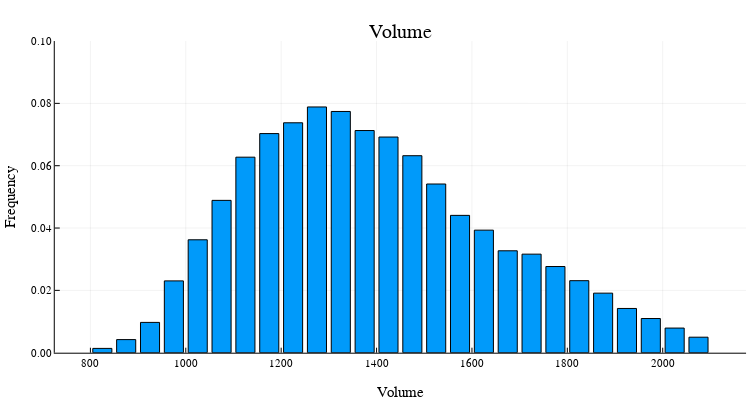

Notebook code for this chart:
### Markdown cell above
## Volumen de la trayectoria

### Code cell
bin_vol = collect(800:50:2100)
wgh_vol = fill(1.0, length(trj_vol))

# Histograma ponderado
Wbins_vol_4xcp, Whis_vol_4xcp = JUMD.WeightedHist(trj_vol, bin_vol, wgh_vol, true, false);

plt_his_vol = bar(Wbins_vol_4xcp, Whis_vol_4xcp,
    ylims = (0, .1),
    yaxis = "Frequency", xaxis = "Volume", title = "Volume",
    legend = false, size = (750, 400))

### Figure 1 — Plotly figure (JSON) as saved in the notebook; plotly's stock layout.template omitted (floating-point values rounded to 4 significant figures)
{"data": [{"fill": "tozeroy", "fillcolor": "rgba(0, 154, 250, 1.000)", "legendgroup": "y1", "line": {"color": "rgba(0, 0, 0, 1)", "dash": "solid", "width": 1}, "mode": "lines", "name": "y1", "showlegend": true, "type": "scatter", "x": [805, 805, 845, 845, 805, 805], "xaxis": "x", "y": [0.001379, 0, 0, 0.001379, 0.001379, 0.001379], "yaxis": "y"}, {"fill": "tozeroy", "fillcolor": "rgba(0, 154, 250, 1.000)", "legendgroup": "y1", "line": {"color": "rgba(0, 0, 0, 1)", "dash": "solid", "width": 1}, "mode": "lines", "name": "y1", "showlegend": false, "type": "scatter", "x": [855, 855, 895, 895, 855, 855], "xaxis": "x", "y": [0.004205, 0, 0, 0.004205, 0.004205, 0.004205], "yaxis": "y"}, {"fill": "tozeroy", "fillcolor": "rgba(0, 154, 250, 1.000)", "legendgroup": "y1", "line": {"color": "rgba(0, 0, 0, 1)", "dash": "solid", "width": 1}, "mode": "lines", "name": "y1", "showlegend": false, "type": "scatter", "x": [905, 905, 945, 945, 905, 905], "xaxis": "x", "y": [0.009722, 0, 0, 0.009722, 0.009722, 0.009722], "yaxis": "y"}, {"fill": "tozeroy", "fillcolor": "rgba(0, 154, 250, 1.000)", "legendgroup": "y1", "line": {"color": "rgba(0, 0, 0, 1)", "dash": "solid", "width": 1}, "mode": "lines", "name": "y1", "showlegend": false, "type": "scatter", "x": [955, 955, 995, 995, 955, 955], "xaxis": "x", "y": [0.02304, 0, 0, 0.02304, 0.02304, 0.02304], "yaxis": "y"}, {"fill": "tozeroy", "fillcolor": "rgba(0, 154, 250, 1.000)", "legendgroup": "y1", "line": {"color": "rgba(0, 0, 0, 1)", "dash": "solid", "width": 1}, "mode": "lines", "name": "y1", "showlegend": false, "type": "scatter", "x": [1005, 1005, 1045, 1045, 1005, 1005], "xaxis": "x", "y": [0.03623, 0, 0, 0.03623, 0.03623, 0.03623], "yaxis": "y"}, {"fill": "tozeroy", "fillcolor": "rgba(0, 154, 250, 1.000)", "legendgroup": "y1", "line": {"color": "rgba(0, 0, 0, 1)", "dash": "solid", "width": 1}, "mode": "lines", "name": "y1", "showlegend": false, "type": "scatter", "x": [1055, 1055, 1095, 1095, 1055, 1055], "xaxis": "x", "y": [0.04888, 0, 0, 0.04888, 0.04888, 0.04888], "yaxis": "y"}, {"fill": "tozeroy", "fillcolor": "rgba(0, 154, 250, 1.000)", "legendgroup": "y1", "line": {"color": "rgba(0, 0, 0, 1)", "dash": "solid", "width": 1}, "mode": "lines", "name": "y1", "showlegend": false, "type": "scatter", "x": [1105, 1105, 1145, 1145, 1105, 1105], "xaxis": "x", "y": [0.06274, 0, 0, 0.06274, 0.06274, 0.06274], "yaxis": "y"}, {"fill": "tozeroy", "fillcolor": "rgba(0, 154, 250, 1.000)", "legendgroup": "y1", "line": {"color": "rgba(0, 0, 0, 1)", "dash": "solid", "width": 1}, "mode": "lines", "name": "y1", "showlegend": false, "type": "scatter", "x": [1155, 1155, 1195, 1195, 1155, 1155], "xaxis": "x", "y": [0.07031, 0, 0, 0.07031, 0.07031, 0.07031], "yaxis": "y"}, {"fill": "tozeroy", "fillcolor": "rgba(0, 154, 250, 1.000)", "legendgroup": "y1", "line": {"color": "rgba(0, 0, 0, 1)", "dash": "solid", "width": 1}, "mode": "lines", "name": "y1", "showlegend": false, "type": "scatter", "x": [1205, 1205, 1245, 1245, 1205, 1205], "xaxis": "x", "y": [0.07377, 0, 0, 0.07377, 0.07377, 0.07377], "yaxis": "y"}, {"fill": "tozeroy", "fillcolor": "rgba(0, 154, 250, 1.000)", "legendgroup": "y1", "line": {"color": "rgba(0, 0, 0, 1)", "dash": "solid", "width": 1}, "mode": "lines", "name": "y1", "showlegend": false, "type": "scatter", "x": [1255, 1255, 1295, 1295, 1255, 1255], "xaxis": "x", "y": [0.07885, 0, 0, 0.07885, 0.07885, 0.07885], "yaxis": "y"}, {"fill": "tozeroy", "fillcolor": "rgba(0, 154, 250, 1.000)", "legendgroup": "y1", "line": {"color": "rgba(0, 0, 0, 1)", "dash": "solid", "width": 1}, "mode": "lines", "name": "y1", "showlegend": false, "type": "scatter", "x": [1305, 1305, 1345, 1345, 1305, 1305], "xaxis": "x", "y": [0.07741, 0, 0, 0.07741, 0.07741, 0.07741], "yaxis": "y"}, {"fill": "tozeroy", "fillcolor": "rgba(0, 154, 250, 1.000)", "legendgroup": "y1", "line": {"color": "rgba(0, 0, 0, 1)", "dash": "solid", "width": 1}, "mode": "lines", "name": "y1", "showlegend": false, "type": "scatter", "x": [1355, 1355, 1395, 1395, 1355, 1355], "xaxis": "x", "y": [0.07128, 0, 0, 0.07128, 0.07128, 0.07128], "yaxis": "y"}, {"fill": "tozeroy", "fillcolor": "rgba(0, 154, 250, 1.000)", "legendgroup": "y1", "line": {"color": "rgba(0, 0, 0, 1)", "dash": "solid", "width": 1}, "mode": "lines", "name": "y1", "showlegend": false, "type": "scatter", "x": [1405, 1405, 1445, 1445, 1405, 1405], "xaxis": "x", "y": [0.0692, 0, 0, 0.0692, 0.0692, 0.0692], "yaxis": "y"}, {"fill": "tozeroy", "fillcolor": "rgba(0, 154, 250, 1.000)", "legendgroup": "y1", "line": {"color": "rgba(0, 0, 0, 1)", "dash": "solid", "width": 1}, "mode": "lines", "name": "y1", "showlegend": false, "type": "scatter", "x": [1455, 1455, 1495, 1495, 1455, 1455], "xaxis": "x", "y": [0.06321, 0, 0, 0.06321, 0.06321, 0.06321], "yaxis": "y"}, {"fill": "tozeroy", "fillcolor": "rgba(0, 154, 250, 1.000)", "legendgroup": "y1", "line": {"color": "rgba(0, 0, 0, 1)", "dash": "solid", "width": 1}, "mode": "lines", "name": "y1", "showlegend": false, "type": "scatter", "x": [1505, 1505, 1545, 1545, 1505, 1505], "xaxis": "x", "y": [0.05413, 0, 0, 0.05413, 0.05413, 0.05413], "yaxis": "y"}, {"fill": "tozeroy", "fillcolor": "rgba(0, 154, 250, 1.000)", "legendgroup": "y1", "line": {"color": "rgba(0, 0, 0, 1)", "dash": "solid", "width": 1}, "mode": "lines", "name": "y1", "showlegend": false, "type": "scatter", "x": [1555, 1555, 1595, 1595, 1555, 1555], "xaxis": "x", "y": [0.04407, 0, 0, 0.04407, 0.04407, 0.04407], "yaxis": "y"}, {"fill": "tozeroy", "fillcolor": "rgba(0, 154, 250, 1.000)", "legendgroup": "y1", "line": {"color": "rgba(0, 0, 0, 1)", "dash": "solid", "width": 1}, "mode": "lines", "name": "y1", "showlegend": false, "type": "scatter", "x": [1605, 1605, 1645, 1645, 1605, 1605], "xaxis": "x", "y": [0.03933, 0, 0, 0.03933, 0.03933, 0.03933], "yaxis": "y"}, {"fill": "tozeroy", "fillcolor": "rgba(0, 154, 250, 1.000)", "legendgroup": "y1", "line": {"color": "rgba(0, 0, 0, 1)", "dash": "solid", "width": 1}, "mode": "lines", "name": "y1", "showlegend": false, "type": "scatter", "x": [1655, 1655, 1695, 1695, 1655, 1655], "xaxis": "x", "y": [0.0327, 0, 0, 0.0327, 0.0327, 0.0327], "yaxis": "y"}, {"fill": "tozeroy", "fillcolor": "rgba(0, 154, 250, 1.000)", "legendgroup": "y1", "line": {"color": "rgba(0, 0, 0, 1)", "dash": "solid", "width": 1}, "mode": "lines", "name": "y1", "showlegend": false, "type": "scatter", "x": [1705, 1705, 1745, 1745, 1705, 1705], "xaxis": "x", "y": [0.03162, 0, 0, 0.03162, 0.03162, 0.03162], "yaxis": "y"}, {"fill": "tozeroy", "fillcolor": "rgba(0, 154, 250, 1.000)", "legendgroup": "y1", "line": {"color": "rgba(0, 0, 0, 1)", "dash": "solid", "width": 1}, "mode": "lines", "name": "y1", "showlegend": false, "type": "scatter", "x": [1755, 1755, 1795, 1795, 1755, 1755], "xaxis": "x", "y": [0.02765, 0, 0, 0.02765, 0.02765, 0.02765], "yaxis": "y"}, {"fill": "tozeroy", "fillcolor": "rgba(0, 154, 250, 1.000)", "legendgroup": "y1", "line": {"color": "rgba(0, 0, 0, 1)", "dash": "solid", "width": 1}, "mode": "lines", "name": "y1", "showlegend": false, "type": "scatter", "x": [1805, 1805, 1845, 1845, 1805, 1805], "xaxis": "x", "y": [0.02311, 0, 0, 0.02311, 0.02311, 0.02311], "yaxis": "y"}, {"fill": "tozeroy", "fillcolor": "rgba(0, 154, 250, 1.000)", "legendgroup": "y1", "line": {"color": "rgba(0, 0, 0, 1)", "dash": "solid", "width": 1}, "mode": "lines", "name": "y1", "showlegend": false, "type": "scatter", "x": [1855, 1855, 1895, 1895, 1855, 1855], "xaxis": "x", "y": [0.01911, 0, 0, 0.01911, 0.01911, 0.01911], "yaxis": "y"}, {"fill": "tozeroy", "fillcolor": "rgba(0, 154, 250, 1.000)", "legendgroup": "y1", "line": {"color": "rgba(0, 0, 0, 1)", "dash": "solid", "width": 1}, "mode": "lines", "name": "y1", "showlegend": false, "type": "scatter", "x": [1905, 1905, 1945, 1945, 1905, 1905], "xaxis": "x", "y": [0.0142, 0, 0, 0.0142, 0.0142, 0.0142], "yaxis": "y"}, {"fill": "tozeroy", "fillcolor": "rgba(0, 154, 250, 1.000)", "legendgroup": "y1", "line": {"color": "rgba(0, 0, 0, 1)", "dash": "solid", "width": 1}, "mode": "lines", "name": "y1", "showlegend": false, "type": "scatter", "x": [1955, 1955, 1995, 1995, 1955, 1955], "xaxis": "x", "y": [0.01097, 0, 0, 0.01097, 0.01097, 0.01097], "yaxis": "y"}, {"fill": "tozeroy", "fillcolor": "rgba(0, 154, 250, 1.000)", "legendgroup": "y1", "line": {"color": "rgba(0, 0, 0, 1)", "dash": "solid", "width": 1}, "mode": "lines", "name": "y1", "showlegend": false, "type": "scatter", "x": [2005, 2005, 2045, 2045, 2005, 2005], "xaxis": "x", "y": [0.007906, 0, 0, 0.007906, 0.007906, 0.007906], "yaxis": "y"}, {"fill": "tozeroy", "fillcolor": "rgba(0, 154, 250, 1.000)", "legendgroup": "y1", "line": {"color": "rgba(0, 0, 0, 1)", "dash": "solid", "width": 1}, "mode": "lines", "name": "y1", "showlegend": false, "type": "scatter", "x": [2055, 2055, 2095, 2095, 2055, 2055], "xaxis": "x", "y": [0.004979, 0, 0, 0.004979, 0.004979, 0.004979], "yaxis": "y"}], "layout": {"annotations": [{"font": {"color": "rgba(0, 0, 0, 1)", "family": "sans-serif", "size": 20}, "rotation": 0, "showarrow": false, "text": "Volume", "x": 0.5339, "xanchor": "center", "xref": "paper", "y": 1, "yanchor": "top", "yref": "paper"}], "height": 400, "margin": {"b": 20, "l": 0, "r": 0, "t": 20}, "paper_bgcolor": "rgba(255, 255, 255, 1.000)", "plot_bgcolor": "rgba(255, 255, 255, 1.000)", "showlegend": false, "width": 750, "xaxis": {"anchor": "y", "domain": [0.07303, 0.9948], "gridcolor": "rgba(0, 0, 0, 0.1)", "gridwidth": 0.5, "linecolor": "rgba(0, 0, 0, 1)", "mirror": false, "range": [725.3, 2175.0], "showgrid": true, "showline": true, "showticklabels": true, "tickangle": 0, "tickcolor": "rgb(0, 0, 0)", "tickfont": {"color": "rgba(0, 0, 0, 1)", "family": "sans-serif", "size": 11}, "tickmode": "array", "ticks": "inside", "ticktext": ["800", "1000", "1200", "1400", "1600", "1800", "2000"], "tickvals": [800, 1000, 1200, 1400, 1600, 1800, 2000], "title": "Volume", "titlefont": {"color": "rgba(0, 0, 0, 1)", "family": "sans-serif", "size": 15}, "type": "linear", "visible": true, "zeroline": false, "zerolinecolor": "rgba(0, 0, 0, 1)"}, "yaxis": {"anchor": "x", "domain": [0.07581, 0.9415], "gridcolor": "rgba(0, 0, 0, 0.1)", "gridwidth": 0.5, "linecolor": "rgba(0, 0, 0, 1)", "mirror": false, "range": [0, 0.1], "showgrid": true, "showline": true, "showticklabels": true, "tickangle": 0, "tickcolor": "rgb(0, 0, 0)", "tickfont": {"color": "rgba(0, 0, 0, 1)", "family": "sans-serif", "size": 11}, "tickmode": "array", "ticks": "inside", "ticktext": ["0.00", "0.02", "0.04", "0.06", "0.08", "0.10"], "tickvals": [0, 0.02, 0.04, 0.06, 0.08, 0.1], "title": "Frequency", "titlefont": {"color": "rgba(0, 0, 0, 1)", "family": "sans-serif", "size": 15}, "type": "linear", "visible": true, "zeroline": false, "zerolinecolor": "rgba(0, 0, 0, 1)"}}}
